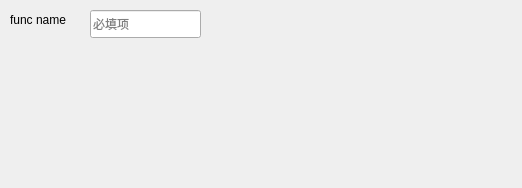
<?xml version="1.0" encoding="UTF-8"?>
<ui version="4.0">
 <class>Dialog</class>
 <widget class="QDialog" name="Dialog">
  <property name="geometry">
   <rect>
    <x>0</x>
    <y>0</y>
    <width>522</width>
    <height>188</height>
   </rect>
  </property>
  <property name="windowTitle">
   <string>Dialog</string>
  </property>
  <widget class="QLineEdit" name="lineEdit_7">
   <property name="geometry">
    <rect>
     <x>90</x>
     <y>10</y>
     <width>111</width>
     <height>28</height>
    </rect>
   </property>
   <property name="placeholderText">
    <string>必填项</string>
   </property>
  </widget>
  <widget class="QLabel" name="label_10">
   <property name="geometry">
    <rect>
     <x>10</x>
     <y>10</y>
     <width>68</width>
     <height>20</height>
    </rect>
   </property>
   <property name="text">
    <string>func name</string>
   </property>
  </widget>
 </widget>
 <resources/>
 <connections/>
</ui>
